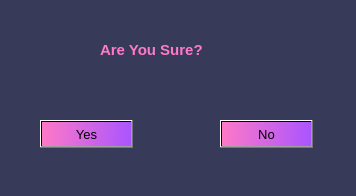
<?xml version="1.0" encoding="UTF-8"?>
<ui version="4.0">
 <class>sure1</class>
 <widget class="QDialog" name="sure1">
  <property name="geometry">
   <rect>
    <x>0</x>
    <y>0</y>
    <width>356</width>
    <height>196</height>
   </rect>
  </property>
  <property name="windowTitle">
   <string>Dialog</string>
  </property>
  <property name="styleSheet">
   <string notr="true">background-color: rgb(56, 58, 89)</string>
  </property>
  <widget class="QPushButton" name="yeah">
   <property name="geometry">
    <rect>
     <x>40</x>
     <y>120</y>
     <width>93</width>
     <height>28</height>
    </rect>
   </property>
   <property name="font">
    <font>
     <pointsize>10</pointsize>
    </font>
   </property>
   <property name="styleSheet">
    <string notr="true">background-color: qlineargradient(spread:pad, x1:0, y1:0.511364, x2:1, y2:0.523, stop:0 rgba(254, 121, 199, 255), stop:1 rgba(170, 85, 255, 255));</string>
   </property>
   <property name="text">
    <string>Yes</string>
   </property>
  </widget>
  <widget class="QLabel" name="label">
   <property name="geometry">
    <rect>
     <x>100</x>
     <y>40</y>
     <width>201</width>
     <height>20</height>
    </rect>
   </property>
   <property name="font">
    <font>
     <pointsize>11</pointsize>
     <weight>75</weight>
     <bold>true</bold>
    </font>
   </property>
   <property name="styleSheet">
    <string notr="true">color: rgb(254, 121, 199);</string>
   </property>
   <property name="text">
    <string>Are You Sure?</string>
   </property>
  </widget>
  <widget class="QPushButton" name="nah">
   <property name="geometry">
    <rect>
     <x>220</x>
     <y>120</y>
     <width>93</width>
     <height>28</height>
    </rect>
   </property>
   <property name="font">
    <font>
     <pointsize>10</pointsize>
    </font>
   </property>
   <property name="styleSheet">
    <string notr="true">background-color: qlineargradient(spread:pad, x1:0, y1:0.511364, x2:1, y2:0.523, stop:0 rgba(254, 121, 199, 255), stop:1 rgba(170, 85, 255, 255));</string>
   </property>
   <property name="text">
    <string>No</string>
   </property>
  </widget>
 </widget>
 <resources/>
 <connections/>
</ui>
